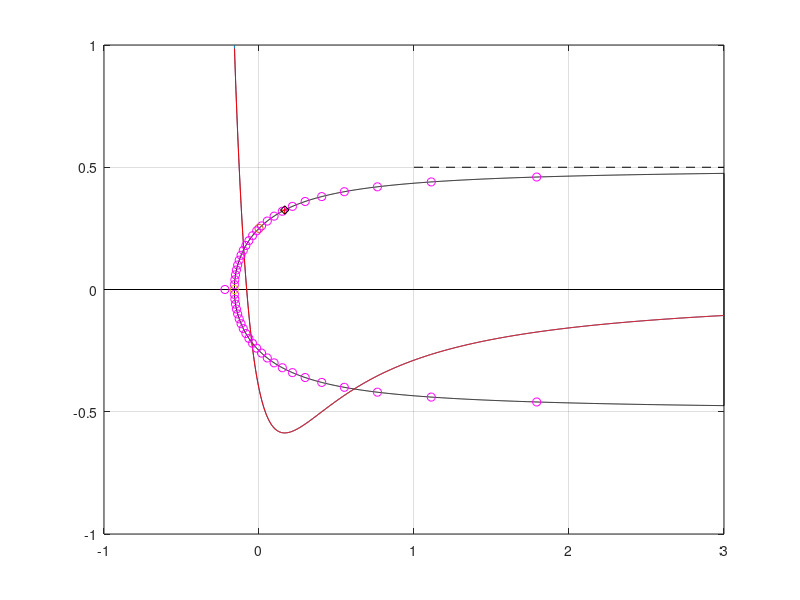

Source code (MATLAB):
%
% The Rankine nose (or leading edge) Feb. 2, 2010
% Source in a uniform stream: A 2D potential flow
%
clear;clc
disp(' Example: Rankine nose')
m = 1; % Source strength for source at (x,y) = (0,0).
V = 1; % Free stream velocity in the x-direction
disp('   V     m ')
disp([V m])
disp(' Velocity potential:')
disp('   phi = V*x + (m/4/pi)*log(x^2+y^2)')
disp('Stream function:')
disp(' psi = V*y + (m/2/pi)*atan2(y,x)')
disp('The (x,y) components of velocity (u,v):')
disp('    u = V + m/2/pi*xc/(x^2+y^2)')
disp('    v = m/2/pi*y/(x^2+y^2)')%
xstg = - m/2/pi/V; ystg = 0; % Location of stagnation point.
%
N = 1000;
xinf = 3;
xd = xstg:xinf/N:xinf;
for n = 1:length(xd)
    if n==1
        yd(1) = 0;
    else
        yd(n) = m/2/V;
        for it = 1:2000
            yd(n) = (m/2/V)*( 1 - 1/pi*atan2(yd(n),xd(n)) );
        end
    end
end
xL(1) = xd(end); yL = -yd(end);
for nn = 2:length(xd)-1
    xL(nn) = xd(end-nn); yL(nn) = -yd(end-nn);end
plot([xd xL],[yd yL],'k',[-1 3],[0 0],'k'),axis([-1 3 -1 1])
u = V + m/2/pi*xd./(xd.^2+yd.^2);
v = m/2/pi*yd./(xd.^2+yd.^2);
Cp = 1 - (u.^2+v.^2)/V^2;
hold on
plot(xd,Cp),axis([-1 3 -1 1])
plot(0,m/V/4,'o')
plot(xstg,ystg,'o')
plot([1 3],[m/2/V m/2/V],'--k')
[Cpmin ixd] = min(Cp);
xmin = xd(ixd);
ymin = yd(ixd);
plot(xmin,ymin,'+r')
Cpmin
% Computation of normal and tangential velocity on (xd,yd):
phi = V*xd + (m/4/pi).*log(xd.^2+yd.^2);
dx = diff(xd); dy = diff(yd); ds = sqrt(dx.^2 + dy.^2);
dph = diff(phi); ut = dph./ds; xm = xd(1:end-1) + dx/2;
psi = V*yd + (m/2/pi).*atan2(yd,xd);
plot(xm,1-ut.^2/V^2,'r')
%
% Check on shape equation
%
th = 0:pi/25:2*pi;
r = (m/2/pi/V)*(pi - th)./sin(th);
xb = r.*cos(th);
yb = r.*sin(th);
plot(xb,yb,'om')
grid on

%
% Exact location of minimum pressure
thm = 0;
for nit = 1:1000
    thm = atan2(pi-thm,pi-thm-1);
end
thdegrees = thm*180/pi
rm = (m/2/pi/V)*(pi - thm)/sin(thm)
xm = rm*cos(thm);
ym = rm*sin(thm);
plot(xm,ym,'dk')
um = V + m/2/pi*xmin/(xmin^2+ymin^2);
vm = m/2/pi*ymin/(xmin^2+ymin^2);
Cpm = 1 - (um^2+vm^2)/V^2